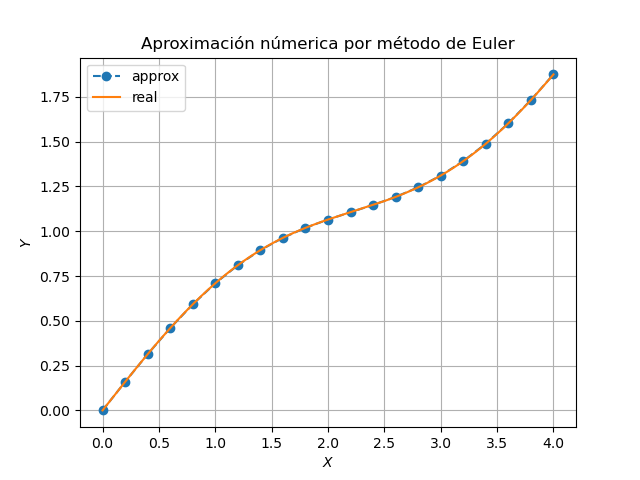

The Python source for this figure:
# -*- coding: utf-8 -*-
"""
Created on Sun Dec 27 22:44:06 2020

@author: jhon_
"""

import numpy as np
import pandas as pd
import matplotlib.pyplot as plt

h = 0.2
x_min = 0
x_max = 4

N = int((x_max-x_min)/h + 1)
x = np.linspace(x_min, x_max, N)

y = np.zeros((len(x), 2))
y[0, :] = np.array([0, 0.8])


# Solución de la ecuación diferencial.
def fs(x):
    return 1/2*x + 0.3/np.sqrt(2)*np.sin(np.sqrt(2)*x)


# Defino función derivada 0, 1, 2 , 3 y 4
def f0(x, y):
    return y[1]


def f1(x, y):
    return x - 2*y[0]


def f2(x, y):
    return 1 - 2*y[1]


def f3(x, y):
    return -2*x + 4*y[0]


def f4(x, y):
    return -2 + 4*y[1]


# Método de Taylor de 4° orden
def f(x, y):
    return y + h*np.array([f0(x, y), f1(x, y)]) + h**2/2*np.array([f1(x, y), f2(x, y)]) + h**3/6*np.array([f2(x, y), f3(x, y)]) + h**4/24*np.array([f3(x, y), f4(x, y)])


# Método de Taylor.
for i in range(20):
    y[i+1, :] = f(x[i], y[i, :])

# Crear tabla con toda la información, imprimir y guardado en archivo .xlsx
tabla = pd.DataFrame(list(zip(x, y[:, 0], fs(x)-y[:, 0])), columns=['x', 'y', 'error'])
print(tabla)

tabla.to_excel("p2.xlsx", sheet_name="Taylor")

# Gráfica del valor de la primera dderivada y su aproximación
# para gráficar
N = 1000
xg = np.linspace(x_min, x_max, N)

plt.figure()
plt.grid()
plt.plot(x, y[:, 0], '.', markersize=12, linestyle='dashed', label='approx')
plt.plot(xg, fs(xg), label='real')
plt.title('Aproximación númerica por método de Euler')
plt.xlabel('$X$')
plt.ylabel('$Y$')
plt.grid(True)
plt.legend()
plt.savefig('p2.png')
plt.show()
